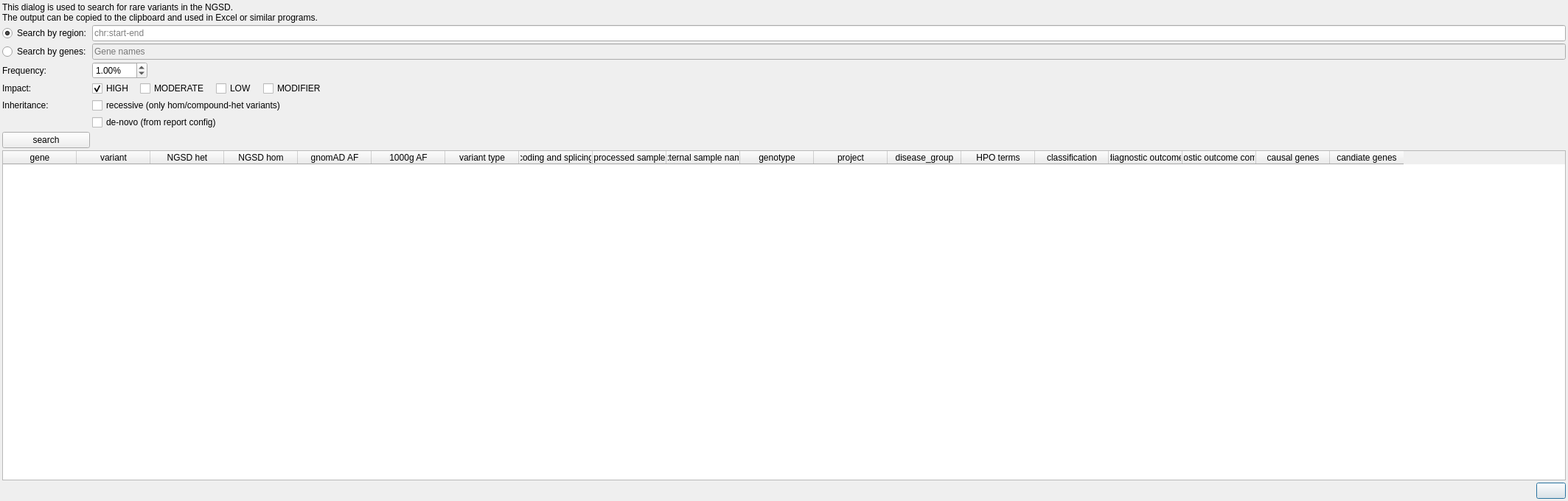
<?xml version="1.0" encoding="UTF-8"?>
<ui version="4.0">
 <class>SmallVariantSearchDialog</class>
 <widget class="QDialog" name="SmallVariantSearchDialog">
  <property name="windowModality">
   <enum>Qt::NonModal</enum>
  </property>
  <property name="geometry">
   <rect>
    <x>0</x>
    <y>0</y>
    <width>2127</width>
    <height>680</height>
   </rect>
  </property>
  <property name="windowTitle">
   <string>Small variant search</string>
  </property>
  <layout class="QGridLayout" name="gridLayout">
   <property name="leftMargin">
    <number>3</number>
   </property>
   <property name="topMargin">
    <number>3</number>
   </property>
   <property name="rightMargin">
    <number>3</number>
   </property>
   <property name="bottomMargin">
    <number>3</number>
   </property>
   <property name="spacing">
    <number>3</number>
   </property>
   <item row="9" column="0" colspan="2">
    <layout class="QHBoxLayout" name="horizontalLayout_3">
     <item>
      <spacer name="horizontalSpacer_3">
       <property name="orientation">
        <enum>Qt::Horizontal</enum>
       </property>
       <property name="sizeHint" stdset="0">
        <size>
         <width>40</width>
         <height>20</height>
        </size>
       </property>
      </spacer>
     </item>
     <item>
      <widget class="QPushButton" name="copy_btn">
       <property name="toolTip">
        <string>Copy to clipboard.</string>
       </property>
       <property name="text">
        <string/>
       </property>
       <property name="icon">
        <iconset resource="GSvar.qrc">
         <normaloff>:/Icons/CopyClipboard.png</normaloff>:/Icons/CopyClipboard.png</iconset>
       </property>
       <property name="shortcut">
        <string>Ctrl+C</string>
       </property>
      </widget>
     </item>
    </layout>
   </item>
   <item row="3" column="1">
    <layout class="QHBoxLayout" name="horizontalLayout">
     <item>
      <widget class="QDoubleSpinBox" name="filter_af">
       <property name="suffix">
        <string>%</string>
       </property>
       <property name="maximum">
        <double>100.000000000000000</double>
       </property>
       <property name="singleStep">
        <double>0.100000000000000</double>
       </property>
       <property name="value">
        <double>1.000000000000000</double>
       </property>
      </widget>
     </item>
     <item>
      <spacer name="horizontalSpacer_2">
       <property name="orientation">
        <enum>Qt::Horizontal</enum>
       </property>
       <property name="sizeHint" stdset="0">
        <size>
         <width>658</width>
         <height>20</height>
        </size>
       </property>
      </spacer>
     </item>
    </layout>
   </item>
   <item row="7" column="0">
    <widget class="QPushButton" name="update_btn">
     <property name="text">
      <string>search</string>
     </property>
    </widget>
   </item>
   <item row="6" column="1">
    <widget class="QCheckBox" name="filter_denovo">
     <property name="text">
      <string>de-novo (from report config)</string>
     </property>
    </widget>
   </item>
   <item row="2" column="1">
    <widget class="QLineEdit" name="genes">
     <property name="enabled">
      <bool>false</bool>
     </property>
     <property name="toolTip">
      <string>Uses the gene locus extended by 5000 bases as region.</string>
     </property>
     <property name="text">
      <string/>
     </property>
     <property name="placeholderText">
      <string>Gene names</string>
     </property>
    </widget>
   </item>
   <item row="0" column="0" colspan="2">
    <widget class="QLabel" name="label_4">
     <property name="text">
      <string>&lt;html&gt;&lt;head/&gt;&lt;body&gt;&lt;p&gt;This dialog is used to search for rare variants in the NGSD. &lt;br/&gt;The output can be copied to the clipboard and used in Excel or similar programs.&lt;/p&gt;&lt;/body&gt;&lt;/html&gt;</string>
     </property>
    </widget>
   </item>
   <item row="8" column="0" colspan="2">
    <widget class="QTableWidget" name="variants">
     <property name="editTriggers">
      <set>QAbstractItemView::NoEditTriggers</set>
     </property>
     <property name="showDropIndicator" stdset="0">
      <bool>false</bool>
     </property>
     <property name="selectionMode">
      <enum>QAbstractItemView::SingleSelection</enum>
     </property>
     <property name="selectionBehavior">
      <enum>QAbstractItemView::SelectRows</enum>
     </property>
     <property name="sortingEnabled">
      <bool>false</bool>
     </property>
     <property name="wordWrap">
      <bool>false</bool>
     </property>
     <property name="columnCount">
      <number>19</number>
     </property>
     <attribute name="verticalHeaderVisible">
      <bool>false</bool>
     </attribute>
     <column>
      <property name="text">
       <string>gene</string>
      </property>
     </column>
     <column>
      <property name="text">
       <string>variant</string>
      </property>
     </column>
     <column>
      <property name="text">
       <string>NGSD het</string>
      </property>
     </column>
     <column>
      <property name="text">
       <string>NGSD hom</string>
      </property>
     </column>
     <column>
      <property name="text">
       <string>gnomAD AF</string>
      </property>
     </column>
     <column>
      <property name="text">
       <string>1000g AF</string>
      </property>
     </column>
     <column>
      <property name="text">
       <string>variant type</string>
      </property>
     </column>
     <column>
      <property name="text">
       <string>coding and splicing</string>
      </property>
     </column>
     <column>
      <property name="text">
       <string>processed sample</string>
      </property>
     </column>
     <column>
      <property name="text">
       <string>external sample name</string>
      </property>
     </column>
     <column>
      <property name="text">
       <string>genotype</string>
      </property>
     </column>
     <column>
      <property name="text">
       <string>project</string>
      </property>
     </column>
     <column>
      <property name="text">
       <string>disease_group</string>
      </property>
     </column>
     <column>
      <property name="text">
       <string>HPO terms</string>
      </property>
     </column>
     <column>
      <property name="text">
       <string>classification</string>
      </property>
     </column>
     <column>
      <property name="text">
       <string>diagnostic outcome</string>
      </property>
     </column>
     <column>
      <property name="text">
       <string>diagnostic outcome comment</string>
      </property>
     </column>
     <column>
      <property name="text">
       <string>causal genes</string>
      </property>
     </column>
     <column>
      <property name="text">
       <string>candiate genes</string>
      </property>
     </column>
    </widget>
   </item>
   <item row="5" column="1">
    <widget class="QCheckBox" name="filter_recessive">
     <property name="text">
      <string>recessive (only hom/compound-het variants)</string>
     </property>
    </widget>
   </item>
   <item row="4" column="1">
    <layout class="QHBoxLayout" name="horizontalLayout_2">
     <property name="spacing">
      <number>10</number>
     </property>
     <item>
      <widget class="QCheckBox" name="filter_impact_high">
       <property name="text">
        <string>HIGH</string>
       </property>
       <property name="checked">
        <bool>true</bool>
       </property>
      </widget>
     </item>
     <item>
      <widget class="QCheckBox" name="filter_impact_moderate">
       <property name="text">
        <string>MODERATE</string>
       </property>
      </widget>
     </item>
     <item>
      <widget class="QCheckBox" name="filter_impact_low">
       <property name="text">
        <string>LOW</string>
       </property>
      </widget>
     </item>
     <item>
      <widget class="QCheckBox" name="filter_impact_modifier">
       <property name="text">
        <string>MODIFIER</string>
       </property>
      </widget>
     </item>
     <item>
      <spacer name="horizontalSpacer">
       <property name="orientation">
        <enum>Qt::Horizontal</enum>
       </property>
       <property name="sizeHint" stdset="0">
        <size>
         <width>40</width>
         <height>20</height>
        </size>
       </property>
      </spacer>
     </item>
    </layout>
   </item>
   <item row="4" column="0">
    <widget class="QLabel" name="label_2">
     <property name="toolTip">
      <string>Variant impact on protein.</string>
     </property>
     <property name="text">
      <string>Impact:</string>
     </property>
    </widget>
   </item>
   <item row="3" column="0">
    <widget class="QLabel" name="label_3">
     <property name="toolTip">
      <string>Maximum allele frequency in 1000G/gnomAD.</string>
     </property>
     <property name="text">
      <string>Frequency:</string>
     </property>
    </widget>
   </item>
   <item row="5" column="0">
    <widget class="QLabel" name="label_5">
     <property name="text">
      <string>Inheritance:</string>
     </property>
    </widget>
   </item>
   <item row="1" column="1">
    <widget class="QLineEdit" name="region">
     <property name="text">
      <string/>
     </property>
     <property name="placeholderText">
      <string>chr:start-end</string>
     </property>
    </widget>
   </item>
   <item row="2" column="0">
    <widget class="QRadioButton" name="radio_genes">
     <property name="text">
      <string>Search by genes:</string>
     </property>
     <property name="checked">
      <bool>false</bool>
     </property>
     <attribute name="buttonGroup">
      <string notr="true">buttonGroup</string>
     </attribute>
    </widget>
   </item>
   <item row="1" column="0">
    <widget class="QRadioButton" name="radio_region">
     <property name="toolTipDuration">
      <number>-40</number>
     </property>
     <property name="text">
      <string>Search by region:</string>
     </property>
     <property name="checked">
      <bool>true</bool>
     </property>
     <attribute name="buttonGroup">
      <string notr="true">buttonGroup</string>
     </attribute>
    </widget>
   </item>
  </layout>
 </widget>
 <resources>
  <include location="GSvar.qrc"/>
 </resources>
 <connections/>
 <buttongroups>
  <buttongroup name="buttonGroup"/>
 </buttongroups>
</ui>
